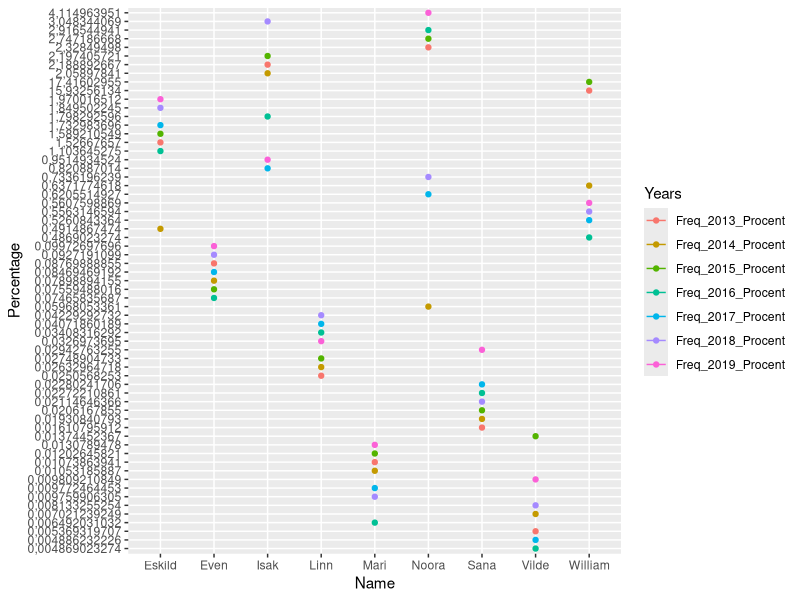
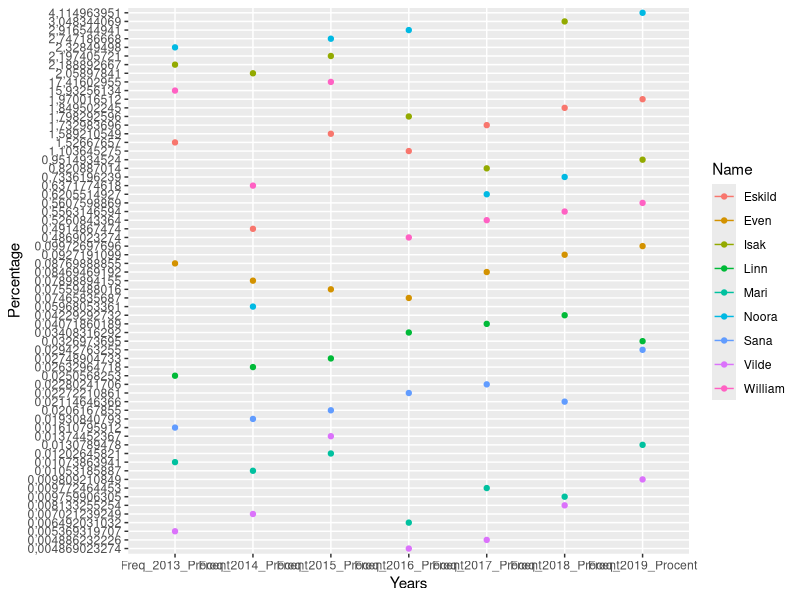

The R source for these figures, in order: (Note: this script raises an error after producing the figures.)
# Skam and its Effects on Naming of Children in Denmark
## By Matilde Boysen Lauritzen and Sarah Leegaard Poulsen

### Running libraries
library(tidyverse)
library(ggplot2)
library(readr)

### Importing data
library(readr)
Data_Skam <- read_csv("Data_Skam.csv")
View(Data_Skam)

### Creating a graph
skam.long <- Data_Skam %>% 
  select("Freq_2013_Procent","Freq_2014_Procent","Freq_2015_Procent","Freq_2016_Procent","Freq_2017_Procent","Freq_2018_Procent","Freq_2019_Procent","Name") %>% 
  pivot_longer(-Name,names_to = "Years", values_to = "Percentage")

ggplot(skam.long,aes(Name,Percentage,color=Years))+geom_line()+geom_point(stat='identity')

### Changing the values
#### First atempt
skam.long <- Data_Skam %>% 
  select("Freq_2013_Procent","Freq_2014_Procent","Freq_2015_Procent","Freq_2016_Procent","Freq_2017_Procent","Freq_2018_Procent","Freq_2019_Procent","Name") %>% 
  pivot_longer(-Name,names_to = "Years", values_to = "Percentage")

ggplot(skam.long,aes(x=Years,y=Percentage,color=Name))+
  geom_line(stat='identity')+
  geom_point(stat='identity')

#### Second atempt
##### We were not happy with the names on the x-axis, so changed them to just being the year
skam.test<- DM_Skam_Dataset_Ark1 %>% 
  select("2013","2014","2015","2016","2017","2018","2019","Name") %>% 
  pivot_longer(-Name,names_to = "Years", values_to = "Percentage")

ggplot(skam.test,aes(x=Years,y=Percentage,color=Name))+
  geom_line(stat='identity')+
  geom_point(stat='identity')


